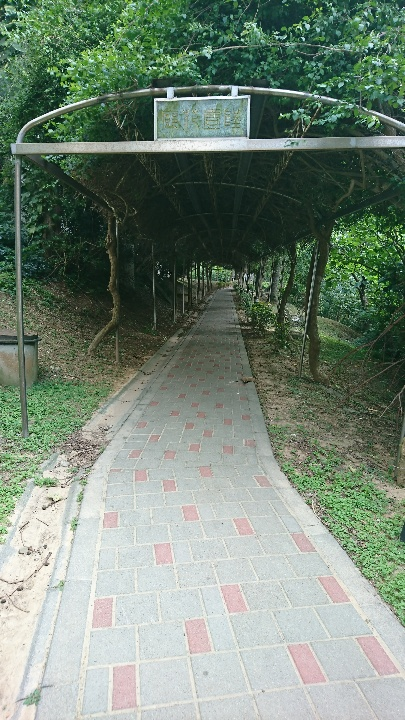
#> input picture src/DSC01.JPG, 405 x 720 px
$ python plot_match.py
#> lines starting #> are read from the running program, lines starting #| are printed output that depends on the picture
import cv2
import matplotlib.pyplot as plt

img1 = cv2.imread('./src/DSC01.JPG', cv2.IMREAD_COLOR)
#> img1 is the input picture: shape (720, 405, 3); mean B, G, R 119, 134.5, 118
img2 = cv2.imread('./src/DSC02.JPG', cv2.IMREAD_COLOR)
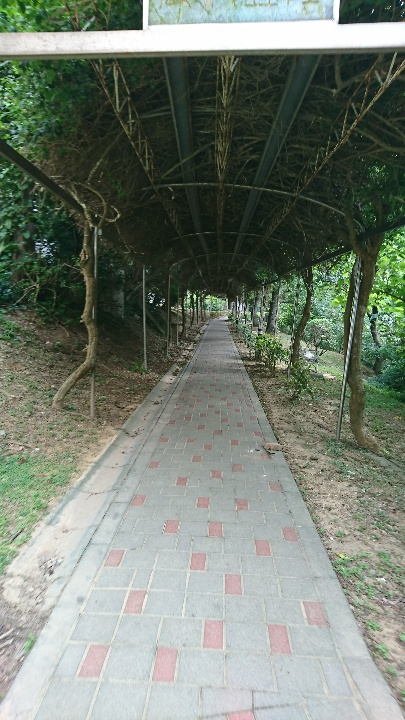
#> input picture src/DSC02.JPG, 405 x 720 px
#> img2 is the input picture: shape (720, 405, 3); mean B, G, R 113.7, 126.1, 116.8

orb = cv2.ORB_create()
bf = cv2.BFMatcher(cv2.NORM_HAMMING, crossCheck=True)

kp1, des1 = orb.detectAndCompute(img1,None)
#> kp1 = 500 keypoints; strongest (x, y, size): (164, 97, 31), (157, 101, 31), (154, 99, 31), (166, 96, 31)
kp2, des2 = orb.detectAndCompute(img2,None)
#> kp2 = 500 keypoints; strongest (x, y, size): (193, 297, 31), (195, 296, 31), (151, 302, 31), (190, 297, 31)

matches = bf.match(des1, des2)
#> matches = 172 matches
img3 = cv2.drawMatches(img1,kp1,img2,kp2,matches,None, flags=2)
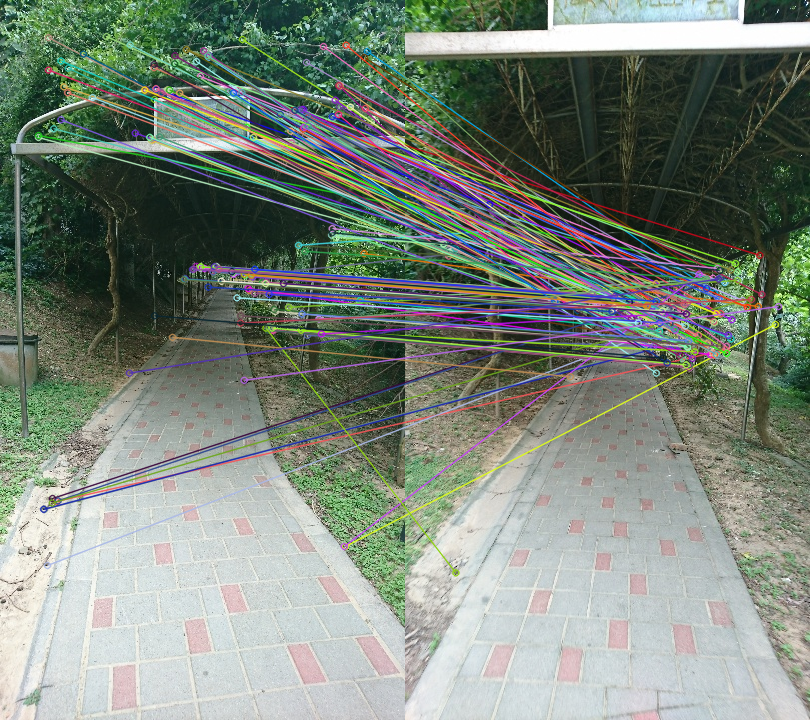
#> img3: shape (720, 810, 3); mean B, G, R 123.8, 135.1, 124.9


plt.imshow(img3)
plt.axis('off')
#plt.show()
plt.savefig('./src/match.png', dpi=300, bbox_inches='tight')
